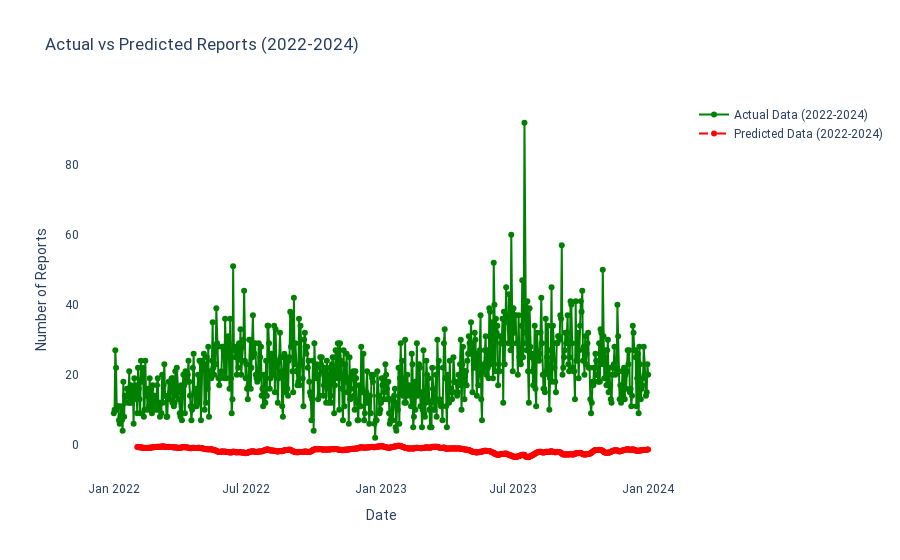

Notebook source saved alongside this figure:
### Code cell
# Filter data from 2022-2024 for actual and predicted values
test_data_2022_2024 = test_data[test_data['date'].between('2022-01-01', '2024-12-31')]

# Initialize a figure
fig = go.Figure()

# Plot the actual data from 2022-2024
fig.add_trace(go.Scatter(
    x=test_data_2022_2024['date'],
    y=test_data_2022_2024['num_reports'],
    mode='lines+markers',
    name='Actual Data (2022-2024)',
    line=dict(color='green')
))

# Plot the predicted data from 2022-2024
fig.add_trace(go.Scatter(
    x=test_data_2022_2024['date'],
    y=test_data_2022_2024['predictions'],
    mode='lines+markers',
    name='Predicted Data (2022-2024)',
    line=dict(color='red', dash='dash')  # Dashed line for predictions
))

# Update the layout
fig.update_layout(
    title='Actual vs Predicted Reports (2022-2024)',
    xaxis=dict(title='Date'),
    yaxis=dict(title='Number of Reports'),
    font=dict(family='Roboto'),
    plot_bgcolor='white',
    paper_bgcolor='white'
)

fig.show()

### Figure 1 — Plotly figure (JSON) as saved in the notebook; plotly's stock layout.template omitted (floating-point values rounded to 4 significant figures; data arrays with more than 128 entries replaced by an {"elided": "..."} marker saying what was removed)
{"data": [{"line": {"color": "green"}, "mode": "lines+markers", "name": "Actual Data (2022-2024)", "type": "scatter", "x": {"elided": "731 str values"}, "y": {"elided": "731 int values"}}, {"line": {"color": "red", "dash": "dash"}, "mode": "lines+markers", "name": "Predicted Data (2022-2024)", "type": "scatter", "x": {"elided": "731 str values"}, "y": {"elided": "731 float values"}}], "layout": {"font": {"family": "Roboto"}, "paper_bgcolor": "white", "plot_bgcolor": "white", "title": {"text": "Actual vs Predicted Reports (2022-2024)"}, "xaxis": {"title": {"text": "Date"}}, "yaxis": {"title": {"text": "Number of Reports"}}}}
